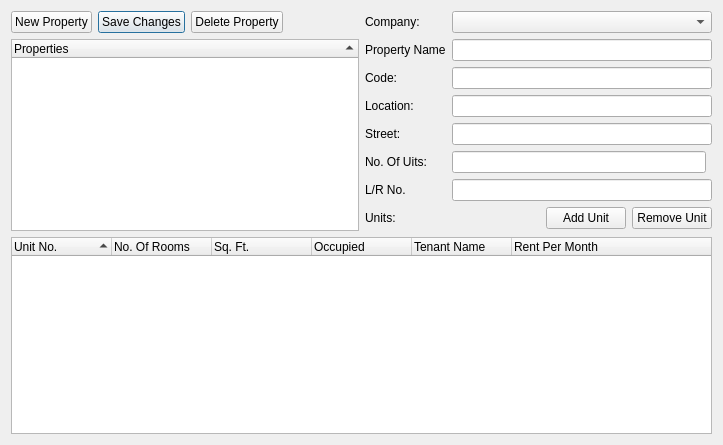
<?xml version="1.0" encoding="UTF-8"?>
<ui version="4.0">
 <class>PropertiesDialog</class>
 <widget class="QDialog" name="PropertiesDialog">
  <property name="geometry">
   <rect>
    <x>0</x>
    <y>0</y>
    <width>723</width>
    <height>445</height>
   </rect>
  </property>
  <property name="windowTitle">
   <string>Dialog</string>
  </property>
  <layout class="QVBoxLayout" name="verticalLayout_3">
   <item>
    <layout class="QHBoxLayout" name="horizontalLayout_3">
     <item>
      <layout class="QVBoxLayout" name="verticalLayout">
       <item>
        <layout class="QHBoxLayout" name="horizontalLayout_2">
         <item>
          <widget class="QPushButton" name="cmdNewProperty">
           <property name="text">
            <string>New Property</string>
           </property>
          </widget>
         </item>
         <item>
          <widget class="QPushButton" name="cmdSaveChanges">
           <property name="text">
            <string>Save Changes</string>
           </property>
           <property name="default">
            <bool>true</bool>
           </property>
          </widget>
         </item>
         <item>
          <widget class="QPushButton" name="cmdDeleteProperty">
           <property name="text">
            <string>Delete Property</string>
           </property>
          </widget>
         </item>
         <item>
          <spacer name="horizontalSpacer_2">
           <property name="orientation">
            <enum>Qt::Horizontal</enum>
           </property>
           <property name="sizeHint" stdset="0">
            <size>
             <width>40</width>
             <height>20</height>
            </size>
           </property>
          </spacer>
         </item>
        </layout>
       </item>
       <item>
        <widget class="QTreeWidget" name="trvProperties">
         <property name="alternatingRowColors">
          <bool>true</bool>
         </property>
         <property name="sortingEnabled">
          <bool>true</bool>
         </property>
         <column>
          <property name="text">
           <string>Properties</string>
          </property>
         </column>
        </widget>
       </item>
      </layout>
     </item>
     <item>
      <layout class="QVBoxLayout" name="verticalLayout_2">
       <item>
        <layout class="QGridLayout" name="gridLayout">
         <item row="2" column="1" colspan="2">
          <widget class="QLineEdit" name="txtCode"/>
         </item>
         <item row="2" column="0">
          <widget class="QLabel" name="label_2">
           <property name="text">
            <string>Code:</string>
           </property>
          </widget>
         </item>
         <item row="1" column="1" colspan="2">
          <widget class="QLineEdit" name="txtPropertyName"/>
         </item>
         <item row="3" column="0">
          <widget class="QLabel" name="label_3">
           <property name="text">
            <string>Location:</string>
           </property>
          </widget>
         </item>
         <item row="1" column="0">
          <widget class="QLabel" name="label">
           <property name="text">
            <string>Property Name</string>
           </property>
          </widget>
         </item>
         <item row="4" column="0">
          <widget class="QLabel" name="label_7">
           <property name="text">
            <string>Street:</string>
           </property>
          </widget>
         </item>
         <item row="0" column="0">
          <widget class="QLabel" name="label_8">
           <property name="text">
            <string>Company:</string>
           </property>
          </widget>
         </item>
         <item row="0" column="1" colspan="2">
          <widget class="QComboBox" name="cboCompany"/>
         </item>
         <item row="5" column="0">
          <widget class="QLabel" name="label_4">
           <property name="text">
            <string>No. Of Uits:</string>
           </property>
          </widget>
         </item>
         <item row="5" column="1">
          <widget class="QLineEdit" name="txtNoOfUnits"/>
         </item>
         <item row="3" column="1" colspan="2">
          <widget class="QLineEdit" name="txtLocation"/>
         </item>
         <item row="4" column="1" colspan="2">
          <widget class="QLineEdit" name="txtStreet"/>
         </item>
         <item row="6" column="0">
          <widget class="QLabel" name="label_5">
           <property name="text">
            <string>L/R No.</string>
           </property>
          </widget>
         </item>
         <item row="6" column="1" colspan="2">
          <widget class="QLineEdit" name="txtLRNo"/>
         </item>
        </layout>
       </item>
       <item>
        <layout class="QHBoxLayout" name="horizontalLayout">
         <item>
          <widget class="QLabel" name="label_6">
           <property name="text">
            <string>Units:</string>
           </property>
          </widget>
         </item>
         <item>
          <spacer name="horizontalSpacer">
           <property name="orientation">
            <enum>Qt::Horizontal</enum>
           </property>
           <property name="sizeHint" stdset="0">
            <size>
             <width>40</width>
             <height>20</height>
            </size>
           </property>
          </spacer>
         </item>
         <item>
          <widget class="QPushButton" name="cmdAddUnit">
           <property name="text">
            <string>Add Unit</string>
           </property>
          </widget>
         </item>
         <item>
          <widget class="QPushButton" name="cmdRemoveUnit">
           <property name="text">
            <string>Remove Unit</string>
           </property>
          </widget>
         </item>
        </layout>
       </item>
      </layout>
     </item>
    </layout>
   </item>
   <item>
    <widget class="QTreeWidget" name="trvUnits">
     <property name="sizePolicy">
      <sizepolicy hsizetype="Expanding" vsizetype="Expanding">
       <horstretch>0</horstretch>
       <verstretch>10</verstretch>
      </sizepolicy>
     </property>
     <property name="alternatingRowColors">
      <bool>true</bool>
     </property>
     <property name="sortingEnabled">
      <bool>true</bool>
     </property>
     <column>
      <property name="text">
       <string>Unit No.</string>
      </property>
     </column>
     <column>
      <property name="text">
       <string>No. Of Rooms</string>
      </property>
     </column>
     <column>
      <property name="text">
       <string>Sq. Ft.</string>
      </property>
     </column>
     <column>
      <property name="text">
       <string>Occupied</string>
      </property>
     </column>
     <column>
      <property name="text">
       <string>Tenant Name</string>
      </property>
     </column>
     <column>
      <property name="text">
       <string>Rent Per Month</string>
      </property>
     </column>
    </widget>
   </item>
  </layout>
 </widget>
 <tabstops>
  <tabstop>cmdNewProperty</tabstop>
  <tabstop>cmdSaveChanges</tabstop>
  <tabstop>cmdDeleteProperty</tabstop>
  <tabstop>trvProperties</tabstop>
  <tabstop>cboCompany</tabstop>
  <tabstop>txtPropertyName</tabstop>
  <tabstop>txtCode</tabstop>
  <tabstop>txtLocation</tabstop>
  <tabstop>txtStreet</tabstop>
  <tabstop>txtNoOfUnits</tabstop>
  <tabstop>txtLRNo</tabstop>
  <tabstop>cmdAddUnit</tabstop>
  <tabstop>cmdRemoveUnit</tabstop>
  <tabstop>trvUnits</tabstop>
 </tabstops>
 <resources/>
 <connections/>
</ui>
